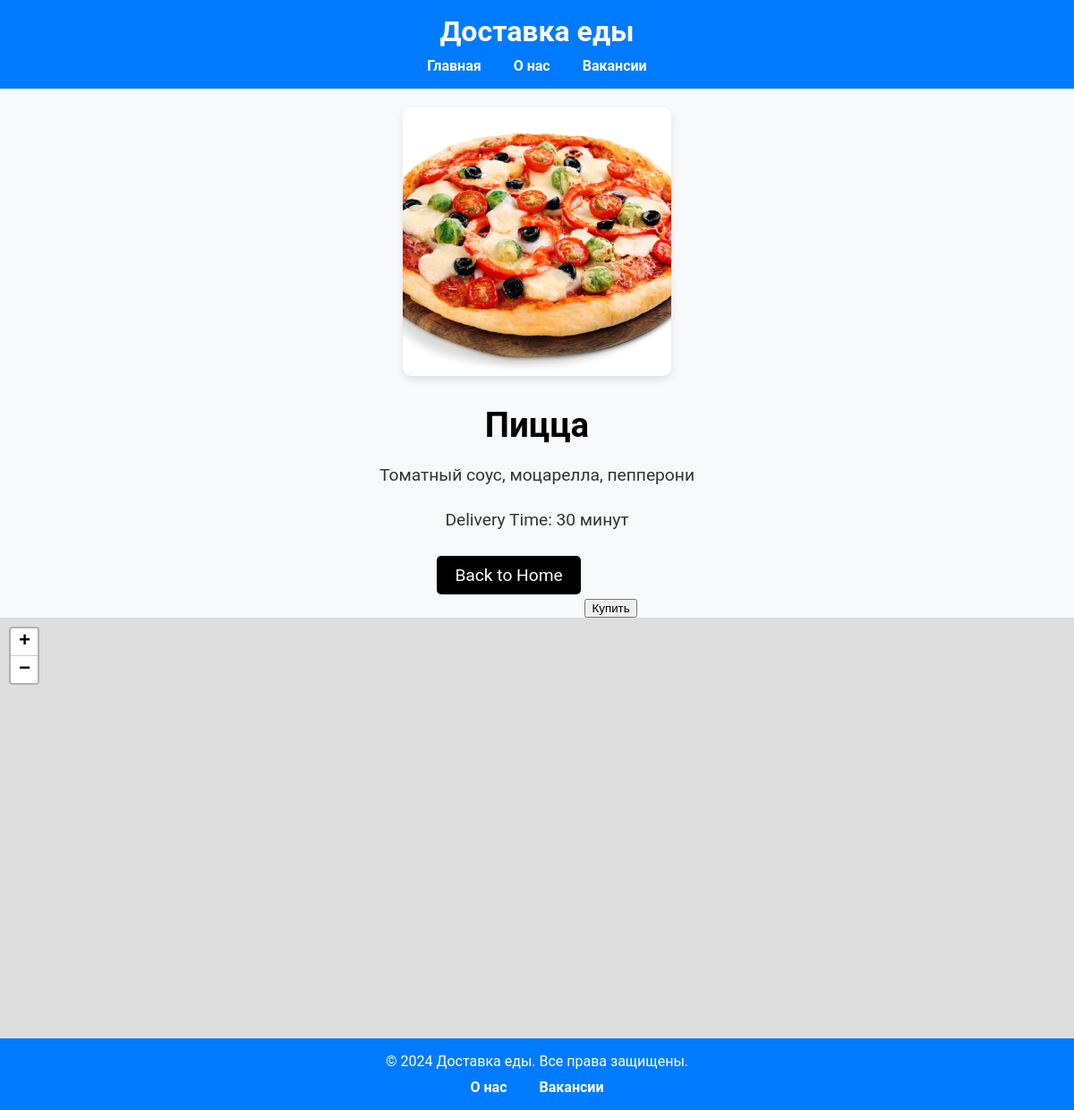
The page /food/1 on the database its author committed.
### index.py (models this page shows)
class Food(db.Model):
    id = db.Column(db.Integer, primary_key=True)
    name = db.Column(db.String(100), nullable=False)
    description = db.Column(db.Text, nullable=False)
    delivery_time = db.Column(db.String(50), nullable=False)
    image_path = db.Column(db.String(200), nullable=True)
    store_id = db.Column(db.Integer, db.ForeignKey('store.id'), nullable=False)

### index.py (the view)
@app.route('/food/<int:food_id>')
def food_detail(food_id):
    food = Food.query.get_or_404(food_id)
    return render_template('food_detail.html', food=food)

### templates/food_detail.html (shortened to what this page needs)
{% extends 'base.html' %}
{% block content %}
<link rel="stylesheet" href="{{ url_for('static', filename='css/food_detail.css') }}">
<div class="food-detail-image-container">
    <img src="{{ url_for('static', filename=food.image_path) }}" alt="{{ food.name }}" class="food-detail-image">
</div>
<div class="food-detail-text">
    <h2>{{ food.name }}</h2>
    <p>{{ food.description }}</p>
    <p>Delivery Time: {{ food.delivery_time }}</p>
    <a href="{{ url_for('home') }}">Back to Home</a>
    <button id="buy-button">Купить</button>
</div>
<div id="map" style="height: 500px; width: 100%;"></div>
<link rel="stylesheet" href="https://unpkg.com/leaflet/dist/leaflet.css" />
{% endblock %}

### static/css/styles.css (style rules this page uses)
body { font-family: 'Roboto', sans-serif; margin: 0; padding: 0; box-sizing: border-box; background-color: #f8f9fa; color: #333; }

### static/css/food_detail.css (style rules this page uses)
.food-detail-image-container { display: flex; justify-content: center; align-items: center; margin-bottom: 20px; }
.food-detail-image { margin-top: 20px; width: 300px; height: 300px; object-fit: cover; border-radius: 10px; box-shadow: 0 4px 8px rgba(0, 0, 0, 0.1); transition: transform 0.3s ease; }
.food-detail-text { text-align: center; font-size: 1.2em; color: #333; }
.food-detail-text h2 { margin-bottom: 10px; font-size: 2em; color: #000; }
.food-detail-text p { margin-bottom: 4px; line-height: 1.6; }
.food-detail-text a { display: inline-block; margin-top: 20px; margin-bottom: 20px; padding: 10px 20px; background-color: #000; color: #fff; text-decoration: none; border-radius: 5px; transition: background-color 0.3s ease, transform 0.3s ease; position: relative; overflow: hidden; }
.food-detail-text a::before { content: ''; position: absolute; top: 0; left: 0; width: 100%; height: 100%; background: rgba(255, 255, 255, 0.2); border-radius: 5px; opacity: 0; transition: opacity 0.3s ease; }

### rows shown on the page
Food: image_path (picture), name "Пицца", description "Томатный соус, моцарелла, пепперони", delivery_time "30 минут"
